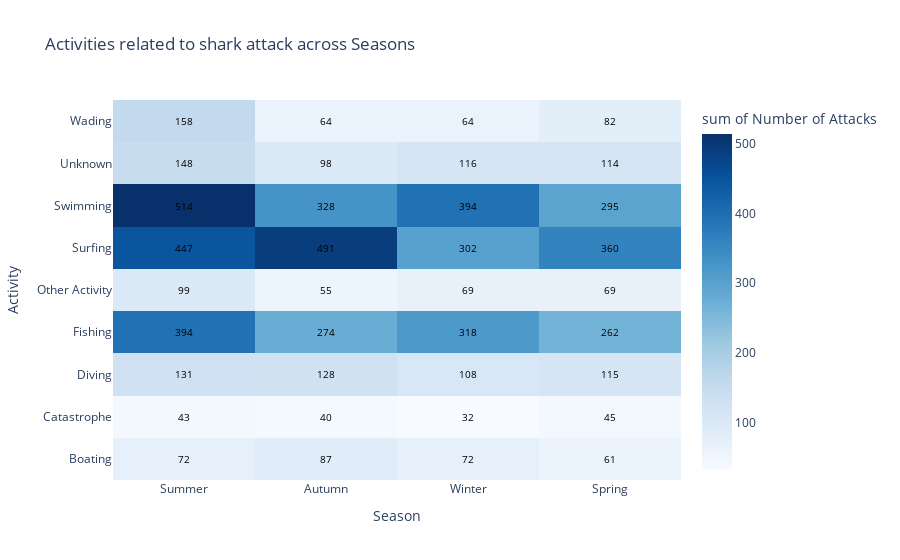

The code cell stored with this chart in its notebook:
### Markdown cell above
#### 2. Relationship between Activity group and Season of the attack

### Code cell
fig = px.density_heatmap(
    heatmap_data,
    x='Season',
    y='Activity_group',
    z='Count',
    category_orders={'Season': season_order},
    color_continuous_scale='Blues',
    title='Activities related to shark attack across Seasons',
    labels={'Activity_group': 'Activity', 'Season': 'Season', 'Count': 'Number of Attacks'}
)

# Add annotations
for i, row in heatmap_data.iterrows():
    fig.add_annotation(
        x=row['Season'],
        y=row['Activity_group'],
        text=str(int(row['Count'])),
        showarrow=False,
        font=dict(color='black', size=10)
    )

fig.show()

### Figure 1 — Plotly figure (JSON) as saved in the notebook; plotly's stock layout.template omitted (floating-point values rounded to 4 significant figures)
{"data": [{"coloraxis": "coloraxis", "histfunc": "sum", "hovertemplate": "Season=%{x}<br>Activity=%{y}<br>sum of Number of Attacks=%{z}<extra></extra>", "name": "", "type": "histogram2d", "x": ["Autumn", "Autumn", "Autumn", "Autumn", "Autumn", "Autumn", "Autumn", "Autumn", "Autumn", "Spring", "Spring", "Spring", "Spring", "Spring", "Spring", "Spring", "Spring", "Spring", "Summer", "Summer", "Summer", "Summer", "Summer", "Summer", "Summer", "Summer", "Summer", "Winter", "Winter", "Winter", "Winter", "Winter", "Winter", "Winter", "Winter", "Winter"], "xaxis": "x", "xbingroup": "x", "y": ["Boating", "Catastrophe", "Diving", "Fishing", "Other Activity", "Surfing", "Swimming", "Unknown", "Wading", "Boating", "Catastrophe", "Diving", "Fishing", "Other Activity", "Surfing", "Swimming", "Unknown", "Wading", "Boating", "Catastrophe", "Diving", "Fishing", "Other Activity", "Surfing", "Swimming", "Unknown", "Wading", "Boating", "Catastrophe", "Diving", "Fishing", "Other Activity", "Surfing", "Swimming", "Unknown", "Wading"], "yaxis": "y", "ybingroup": "y", "z": [87, 40, 128, 274, 55, 491, 328, 98, 64, 61, 45, 115, 262, 69, 360, 295, 114, 82, 72, 43, 131, 394, 99, 447, 514, 148, 158, 72, 32, 108, 318, 69, 302, 394, 116, 64]}], "layout": {"annotations": [{"font": {"color": "black", "size": 10}, "showarrow": false, "text": "87", "x": "Autumn", "y": "Boating"}, {"font": {"color": "black", "size": 10}, "showarrow": false, "text": "40", "x": "Autumn", "y": "Catastrophe"}, {"font": {"color": "black", "size": 10}, "showarrow": false, "text": "128", "x": "Autumn", "y": "Diving"}, {"font": {"color": "black", "size": 10}, "showarrow": false, "text": "274", "x": "Autumn", "y": "Fishing"}, {"font": {"color": "black", "size": 10}, "showarrow": false, "text": "55", "x": "Autumn", "y": "Other Activity"}, {"font": {"color": "black", "size": 10}, "showarrow": false, "text": "491", "x": "Autumn", "y": "Surfing"}, {"font": {"color": "black", "size": 10}, "showarrow": false, "text": "328", "x": "Autumn", "y": "Swimming"}, {"font": {"color": "black", "size": 10}, "showarrow": false, "text": "98", "x": "Autumn", "y": "Unknown"}, {"font": {"color": "black", "size": 10}, "showarrow": false, "text": "64", "x": "Autumn", "y": "Wading"}, {"font": {"color": "black", "size": 10}, "showarrow": false, "text": "61", "x": "Spring", "y": "Boating"}, {"font": {"color": "black", "size": 10}, "showarrow": false, "text": "45", "x": "Spring", "y": "Catastrophe"}, {"font": {"color": "black", "size": 10}, "showarrow": false, "text": "115", "x": "Spring", "y": "Diving"}, {"font": {"color": "black", "size": 10}, "showarrow": false, "text": "262", "x": "Spring", "y": "Fishing"}, {"font": {"color": "black", "size": 10}, "showarrow": false, "text": "69", "x": "Spring", "y": "Other Activity"}, {"font": {"color": "black", "size": 10}, "showarrow": false, "text": "360", "x": "Spring", "y": "Surfing"}, {"font": {"color": "black", "size": 10}, "showarrow": false, "text": "295", "x": "Spring", "y": "Swimming"}, {"font": {"color": "black", "size": 10}, "showarrow": false, "text": "114", "x": "Spring", "y": "Unknown"}, {"font": {"color": "black", "size": 10}, "showarrow": false, "text": "82", "x": "Spring", "y": "Wading"}, {"font": {"color": "black", "size": 10}, "showarrow": false, "text": "72", "x": "Summer", "y": "Boating"}, {"font": {"color": "black", "size": 10}, "showarrow": false, "text": "43", "x": "Summer", "y": "Catastrophe"}, {"font": {"color": "black", "size": 10}, "showarrow": false, "text": "131", "x": "Summer", "y": "Diving"}, {"font": {"color": "black", "size": 10}, "showarrow": false, "text": "394", "x": "Summer", "y": "Fishing"}, {"font": {"color": "black", "size": 10}, "showarrow": false, "text": "99", "x": "Summer", "y": "Other Activity"}, {"font": {"color": "black", "size": 10}, "showarrow": false, "text": "447", "x": "Summer", "y": "Surfing"}, {"font": {"color": "black", "size": 10}, "showarrow": false, "text": "514", "x": "Summer", "y": "Swimming"}, {"font": {"color": "black", "size": 10}, "showarrow": false, "text": "148", "x": "Summer", "y": "Unknown"}, {"font": {"color": "black", "size": 10}, "showarrow": false, "text": "158", "x": "Summer", "y": "Wading"}, {"font": {"color": "black", "size": 10}, "showarrow": false, "text": "72", "x": "Winter", "y": "Boating"}, {"font": {"color": "black", "size": 10}, "showarrow": false, "text": "32", "x": "Winter", "y": "Catastrophe"}, {"font": {"color": "black", "size": 10}, "showarrow": false, "text": "108", "x": "Winter", "y": "Diving"}, {"font": {"color": "black", "size": 10}, "showarrow": false, "text": "318", "x": "Winter", "y": "Fishing"}, {"font": {"color": "black", "size": 10}, "showarrow": false, "text": "69", "x": "Winter", "y": "Other Activity"}, {"font": {"color": "black", "size": 10}, "showarrow": false, "text": "302", "x": "Winter", "y": "Surfing"}, {"font": {"color": "black", "size": 10}, "showarrow": false, "text": "394", "x": "Winter", "y": "Swimming"}, {"font": {"color": "black", "size": 10}, "showarrow": false, "text": "116", "x": "Winter", "y": "Unknown"}, {"font": {"color": "black", "size": 10}, "showarrow": false, "text": "64", "x": "Winter", "y": "Wading"}], "coloraxis": {"colorbar": {"title": {"text": "sum of Number of Attacks"}}, "colorscale": [[0, "rgb(247,251,255)"], [0.125, "rgb(222,235,247)"], [0.25, "rgb(198,219,239)"], [0.375, "rgb(158,202,225)"], [0.5, "rgb(107,174,214)"], [0.625, "rgb(66,146,198)"], [0.75, "rgb(33,113,181)"], [0.875, "rgb(8,81,156)"], [1, "rgb(8,48,107)"]]}, "legend": {"tracegroupgap": 0}, "title": {"text": "Activities related to shark attack across Seasons"}, "xaxis": {"anchor": "y", "categoryarray": ["Summer", "Autumn", "Winter", "Spring"], "categoryorder": "array", "domain": [0, 1], "title": {"text": "Season"}}, "yaxis": {"anchor": "x", "domain": [0, 1], "title": {"text": "Activity"}}}}
